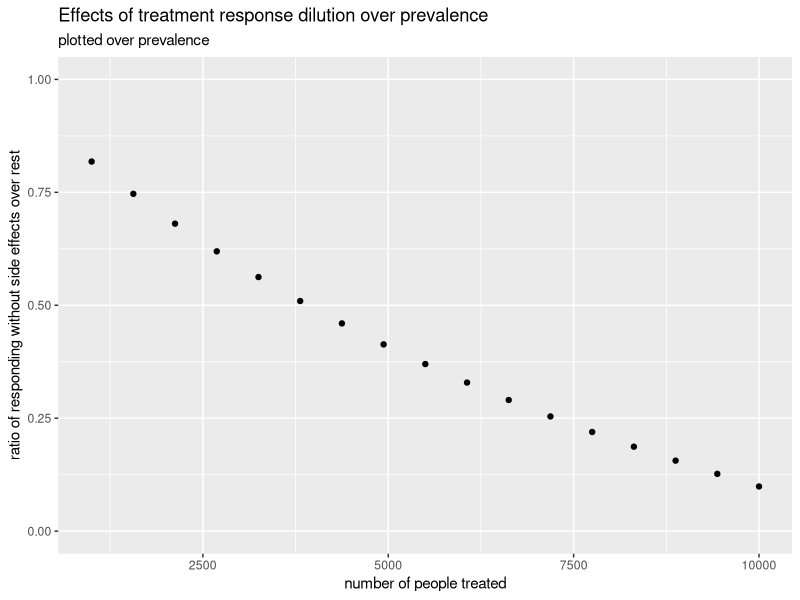
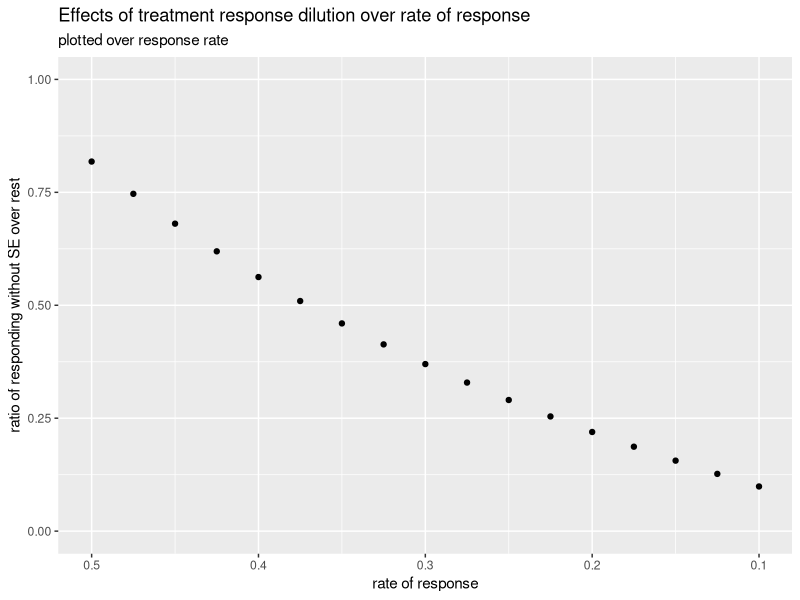

Source code (R) for these figures, in order:
pop_var <- seq(from = 1000, to = 10000, length.out= 17) 
#response <- 0.9
side_effect <- .1




response <-   seq(from = 0.5, to = 0.1, by = -.025)
  
responders <- 0
non_responders <- 0
responders_SE <- 0
responders_no_SE <- 0
non_responders_SE <- 0
non_responders_no_SE <- 0
ratio_responders_no_SE_all <- 0

for (i in 1: length(response)){
responders[i] <- pop_var[i]*response[i]
non_responders[i] <- pop_var[i]-responders[i]

responders_SE[i] <- responders[i]*side_effect 
responders_no_SE[i] <- responders[i] -responders_SE[i]

non_responders_SE[i] <- non_responders[i]*side_effect 
non_responders_no_SE[i] <- non_responders[i]-non_responders_SE[i]



ratio_responders_no_SE_all[i] <- responders_no_SE[i]/(responders_SE[i]+non_responders_SE[i]+non_responders_no_SE[i])
ratio_responders_no_SE_all[i]

}

ratio_responders_no_SE_all

df_response_ratio <- data.frame(ratio_responders_no_SE_all = ratio_responders_no_SE_all, 
                                pop_var = pop_var ,  response = response )

library(tidyverse)
ratio_over_prevalence <- df_response_ratio%>% 
  ggplot(aes(x= pop_var , y =ratio_responders_no_SE_all )) +
  geom_point()+
  ylim(0,1)+
  ggtitle("Effects of treatment response dilution over prevalence") +
  labs(subtitle = "plotted over prevalence")+
  ylab("ratio of responding without side effects over rest")+
  xlab("number of people treated")
ratio_over_prevalence 


ratio_over_response_rate <- df_response_ratio%>% 
  ggplot(aes(x= response , y =ratio_responders_no_SE_all )) +
  geom_point()+
  ylim(0,1)+
  ggtitle("Effects of treatment response dilution over rate of response") +
  labs(subtitle = "plotted over response rate")+
  ylab("ratio of responding without SE over rest")+
  xlab("rate of response")+
  scale_x_reverse()
ratio_over_response_rate


